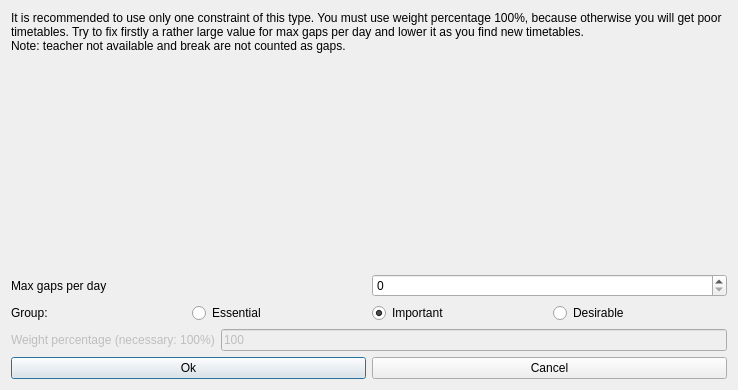
<?xml version="1.0" encoding="UTF-8"?>
<ui version="4.0">
 <class>ModifyConstraintTeachersMaxGapsPerDayForm_template</class>
 <widget class="QDialog" name="ModifyConstraintTeachersMaxGapsPerDayForm_template">
  <property name="geometry">
   <rect>
    <x>0</x>
    <y>0</y>
    <width>738</width>
    <height>390</height>
   </rect>
  </property>
  <property name="windowTitle">
   <string extracomment="This is the title of the dialog to modify a constraint of this type">Modify teachers max gaps per day</string>
  </property>
  <layout class="QVBoxLayout" name="verticalLayout">
   <item>
    <widget class="QLabel" name="weightTextLabel_2">
     <property name="sizePolicy">
      <sizepolicy hsizetype="Minimum" vsizetype="Minimum">
       <horstretch>0</horstretch>
       <verstretch>0</verstretch>
      </sizepolicy>
     </property>
     <property name="frameShape">
      <enum>QFrame::NoFrame</enum>
     </property>
     <property name="frameShadow">
      <enum>QFrame::Plain</enum>
     </property>
     <property name="text">
      <string>It is recommended to use only one constraint of this type. You must use weight percentage 100%, because otherwise you will get poor timetables. Try to fix firstly a rather large value for max gaps per day and lower it as you find new timetables.
Note: teacher not available and break are not counted as gaps.</string>
     </property>
     <property name="wordWrap">
      <bool>true</bool>
     </property>
    </widget>
   </item>
   <item>
    <spacer name="spacer5">
     <property name="orientation">
      <enum>Qt::Vertical</enum>
     </property>
     <property name="sizeType">
      <enum>QSizePolicy::Expanding</enum>
     </property>
     <property name="sizeHint" stdset="0">
      <size>
       <width>20</width>
       <height>83</height>
      </size>
     </property>
    </spacer>
   </item>
   <item>
    <layout class="QHBoxLayout" name="horizontalLayout">
     <item>
      <widget class="QLabel" name="textLabel1">
       <property name="text">
        <string>Max gaps per day</string>
       </property>
       <property name="wordWrap">
        <bool>false</bool>
       </property>
      </widget>
     </item>
     <item>
      <widget class="QSpinBox" name="maxGapsSpinBox"/>
     </item>
    </layout>
   </item>
   <item>
    <layout class="QHBoxLayout" name="horizontalLayout_4">
     <item>
      <widget class="QLabel" name="groupTextLabel">
       <property name="text">
        <string>Group:</string>
       </property>
      </widget>
     </item>
     <item>
      <widget class="QRadioButton" name="essentialRadioButton">
       <property name="text">
        <string>Essential</string>
       </property>
      </widget>
     </item>
     <item>
      <widget class="QRadioButton" name="importantRadioButton">
       <property name="text">
        <string>Important</string>
       </property>
       <property name="checked">
        <bool>true</bool>
       </property>
      </widget>
     </item>
     <item>
      <widget class="QRadioButton" name="desirableRadioButton">
       <property name="text">
        <string>Desirable</string>
       </property>
      </widget>
     </item>
    </layout>
   </item>
   <item>
    <layout class="QHBoxLayout" name="horizontalLayout_2">
     <item>
      <widget class="QLabel" name="weightTextLabel">
       <property name="enabled">
        <bool>false</bool>
       </property>
       <property name="frameShape">
        <enum>QFrame::NoFrame</enum>
       </property>
       <property name="frameShadow">
        <enum>QFrame::Plain</enum>
       </property>
       <property name="text">
        <string>Weight percentage (necessary: 100%)</string>
       </property>
       <property name="wordWrap">
        <bool>false</bool>
       </property>
      </widget>
     </item>
     <item>
      <widget class="QLineEdit" name="weightLineEdit">
       <property name="enabled">
        <bool>false</bool>
       </property>
       <property name="text">
        <string notr="true">100</string>
       </property>
      </widget>
     </item>
    </layout>
   </item>
   <item>
    <layout class="QHBoxLayout">
     <item>
      <widget class="QPushButton" name="okPushButton">
       <property name="text">
        <string>Ok</string>
       </property>
      </widget>
     </item>
     <item>
      <widget class="QPushButton" name="cancelPushButton">
       <property name="text">
        <string>Cancel</string>
       </property>
      </widget>
     </item>
    </layout>
   </item>
  </layout>
 </widget>
 <layoutdefault spacing="6" margin="11"/>
 <resources/>
 <connections/>
</ui>
